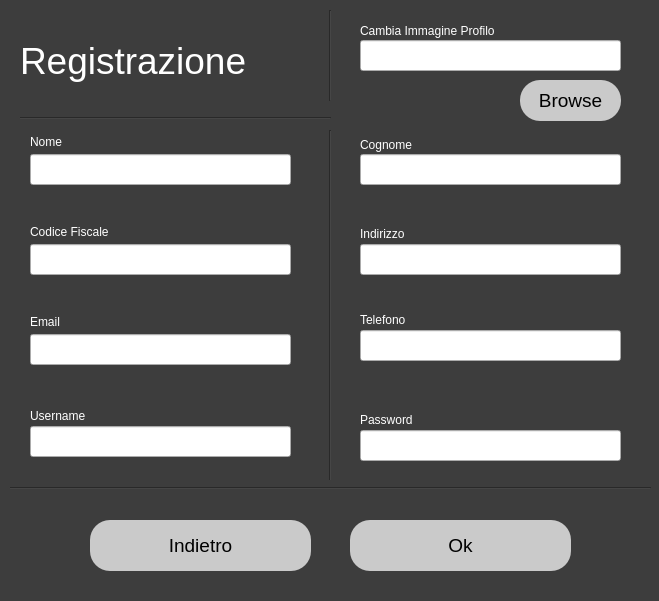
<?xml version="1.0" encoding="UTF-8"?>
<ui version="4.0">
 <class>Dialog</class>
 <widget class="QDialog" name="Dialog">
  <property name="geometry">
   <rect>
    <x>0</x>
    <y>0</y>
    <width>659</width>
    <height>601</height>
   </rect>
  </property>
  <property name="windowTitle">
   <string>Dialog</string>
  </property>
  <property name="styleSheet">
   <string notr="true">QDialog#Dialog{
background-color: rgb(61, 61, 61);}</string>
  </property>
  <widget class="QLabel" name="label">
   <property name="geometry">
    <rect>
     <x>20</x>
     <y>20</y>
     <width>291</width>
     <height>81</height>
    </rect>
   </property>
   <property name="styleSheet">
    <string notr="true">color: rgb(255, 255, 255); font-size:28pt</string>
   </property>
   <property name="text">
    <string>Registrazione</string>
   </property>
  </widget>
  <widget class="QLabel" name="label_5">
   <property name="geometry">
    <rect>
     <x>30</x>
     <y>134</y>
     <width>71</width>
     <height>16</height>
    </rect>
   </property>
   <property name="styleSheet">
    <string notr="true">font: 12pt &quot;MS Shell Dlg 2&quot;;
color: rgb(255, 255, 255);</string>
   </property>
   <property name="text">
    <string>Nome</string>
   </property>
  </widget>
  <widget class="QLineEdit" name="nome_field">
   <property name="geometry">
    <rect>
     <x>30</x>
     <y>154</y>
     <width>261</width>
     <height>31</height>
    </rect>
   </property>
   <property name="styleSheet">
    <string notr="true">color: rgb(0, 0, 0);
font: 11pt &quot;MS Shell Dlg 2&quot;;</string>
   </property>
  </widget>
  <widget class="QLabel" name="label_6">
   <property name="geometry">
    <rect>
     <x>360</x>
     <y>134</y>
     <width>101</width>
     <height>21</height>
    </rect>
   </property>
   <property name="styleSheet">
    <string notr="true">font: 12pt &quot;MS Shell Dlg 2&quot;;
color: rgb(255, 255, 255);</string>
   </property>
   <property name="text">
    <string>Cognome</string>
   </property>
  </widget>
  <widget class="QLineEdit" name="cognome_field">
   <property name="geometry">
    <rect>
     <x>360</x>
     <y>154</y>
     <width>261</width>
     <height>31</height>
    </rect>
   </property>
   <property name="styleSheet">
    <string notr="true">color: rgb(0, 0, 0);
font: 11pt &quot;MS Shell Dlg 2&quot;;</string>
   </property>
  </widget>
  <widget class="QLabel" name="label_7">
   <property name="geometry">
    <rect>
     <x>30</x>
     <y>224</y>
     <width>161</width>
     <height>16</height>
    </rect>
   </property>
   <property name="styleSheet">
    <string notr="true">font: 12pt &quot;MS Shell Dlg 2&quot;;
color: rgb(255, 255, 255);</string>
   </property>
   <property name="text">
    <string>Codice Fiscale</string>
   </property>
  </widget>
  <widget class="QLabel" name="label_8">
   <property name="geometry">
    <rect>
     <x>360</x>
     <y>224</y>
     <width>81</width>
     <height>20</height>
    </rect>
   </property>
   <property name="styleSheet">
    <string notr="true">font: 12pt &quot;MS Shell Dlg 2&quot;;
color: rgb(255, 255, 255);</string>
   </property>
   <property name="text">
    <string>Indirizzo</string>
   </property>
  </widget>
  <widget class="QLineEdit" name="codice_fiscale_field">
   <property name="geometry">
    <rect>
     <x>30</x>
     <y>244</y>
     <width>261</width>
     <height>31</height>
    </rect>
   </property>
   <property name="styleSheet">
    <string notr="true">color: rgb(0, 0, 0); font: 11pt &quot;MS Shell Dlg 2&quot;;</string>
   </property>
  </widget>
  <widget class="QLineEdit" name="indirizzo_field">
   <property name="geometry">
    <rect>
     <x>360</x>
     <y>244</y>
     <width>261</width>
     <height>31</height>
    </rect>
   </property>
   <property name="styleSheet">
    <string notr="true">color: rgb(0, 0, 0);
font: 11pt &quot;MS Shell Dlg 2&quot;;</string>
   </property>
  </widget>
  <widget class="QLabel" name="label_9">
   <property name="geometry">
    <rect>
     <x>360</x>
     <y>310</y>
     <width>81</width>
     <height>20</height>
    </rect>
   </property>
   <property name="styleSheet">
    <string notr="true">font: 12pt &quot;MS Shell Dlg 2&quot;;
color: rgb(255, 255, 255);</string>
   </property>
   <property name="text">
    <string>Telefono</string>
   </property>
  </widget>
  <widget class="QLabel" name="label_10">
   <property name="geometry">
    <rect>
     <x>30</x>
     <y>314</y>
     <width>111</width>
     <height>16</height>
    </rect>
   </property>
   <property name="styleSheet">
    <string notr="true">font: 12pt &quot;MS Shell Dlg 2&quot;;
color: rgb(255, 255, 255);</string>
   </property>
   <property name="text">
    <string>Email</string>
   </property>
  </widget>
  <widget class="QLineEdit" name="email_field">
   <property name="geometry">
    <rect>
     <x>30</x>
     <y>334</y>
     <width>261</width>
     <height>31</height>
    </rect>
   </property>
   <property name="styleSheet">
    <string notr="true">color: rgb(0, 0, 0);
font: 11pt &quot;MS Shell Dlg 2&quot;;</string>
   </property>
  </widget>
  <widget class="QLineEdit" name="telefono_field">
   <property name="geometry">
    <rect>
     <x>360</x>
     <y>330</y>
     <width>261</width>
     <height>31</height>
    </rect>
   </property>
   <property name="styleSheet">
    <string notr="true">color: rgb(0, 0, 0);
font: 11pt &quot;MS Shell Dlg 2&quot;;</string>
   </property>
  </widget>
  <widget class="QPushButton" name="ok_button">
   <property name="geometry">
    <rect>
     <x>350</x>
     <y>520</y>
     <width>221</width>
     <height>51</height>
    </rect>
   </property>
   <property name="cursor">
    <cursorShape>PointingHandCursor</cursorShape>
   </property>
   <property name="styleSheet">
    <string notr="true">border-radius:20px; 
 background-color: rgb(202, 202, 202);
font-size:14pt;</string>
   </property>
   <property name="text">
    <string>Ok</string>
   </property>
  </widget>
  <widget class="QPushButton" name="back_button">
   <property name="geometry">
    <rect>
     <x>90</x>
     <y>520</y>
     <width>221</width>
     <height>51</height>
    </rect>
   </property>
   <property name="cursor">
    <cursorShape>PointingHandCursor</cursorShape>
   </property>
   <property name="styleSheet">
    <string notr="true">border-radius:20px; 
 background-color: rgb(202, 202, 202);
font-size:14pt;</string>
   </property>
   <property name="text">
    <string>Indietro</string>
   </property>
  </widget>
  <widget class="Line" name="line">
   <property name="geometry">
    <rect>
     <x>320</x>
     <y>130</y>
     <width>20</width>
     <height>351</height>
    </rect>
   </property>
   <property name="styleSheet">
    <string notr="true">background-color: rgb(61, 61, 61);</string>
   </property>
   <property name="orientation">
    <enum>Qt::Vertical</enum>
   </property>
  </widget>
  <widget class="Line" name="line_2">
   <property name="geometry">
    <rect>
     <x>20</x>
     <y>110</y>
     <width>311</width>
     <height>16</height>
    </rect>
   </property>
   <property name="styleSheet">
    <string notr="true">background-color: rgb(61, 61, 61);</string>
   </property>
   <property name="orientation">
    <enum>Qt::Horizontal</enum>
   </property>
  </widget>
  <widget class="Line" name="line_3">
   <property name="geometry">
    <rect>
     <x>10</x>
     <y>480</y>
     <width>641</width>
     <height>16</height>
    </rect>
   </property>
   <property name="styleSheet">
    <string notr="true">background-color: rgb(61, 61, 61);</string>
   </property>
   <property name="orientation">
    <enum>Qt::Horizontal</enum>
   </property>
  </widget>
  <widget class="QLabel" name="label_12">
   <property name="geometry">
    <rect>
     <x>30</x>
     <y>406</y>
     <width>121</width>
     <height>20</height>
    </rect>
   </property>
   <property name="styleSheet">
    <string notr="true">font: 12pt &quot;MS Shell Dlg 2&quot;;
color: rgb(255, 255, 255);</string>
   </property>
   <property name="text">
    <string>Username</string>
   </property>
  </widget>
  <widget class="QLineEdit" name="username_field">
   <property name="geometry">
    <rect>
     <x>30</x>
     <y>426</y>
     <width>261</width>
     <height>31</height>
    </rect>
   </property>
   <property name="styleSheet">
    <string notr="true">color: rgb(0, 0, 0);
font: 11pt &quot;MS Shell Dlg 2&quot;;</string>
   </property>
  </widget>
  <widget class="QLabel" name="label_13">
   <property name="geometry">
    <rect>
     <x>360</x>
     <y>410</y>
     <width>111</width>
     <height>20</height>
    </rect>
   </property>
   <property name="styleSheet">
    <string notr="true">font: 12pt &quot;MS Shell Dlg 2&quot;;
color: rgb(255, 255, 255);</string>
   </property>
   <property name="text">
    <string>Password</string>
   </property>
  </widget>
  <widget class="QLineEdit" name="password_field">
   <property name="geometry">
    <rect>
     <x>360</x>
     <y>430</y>
     <width>261</width>
     <height>31</height>
    </rect>
   </property>
   <property name="styleSheet">
    <string notr="true">color: rgb(0, 0, 0);
font: 11pt &quot;MS Shell Dlg 2&quot;;</string>
   </property>
  </widget>
  <widget class="Line" name="line_4">
   <property name="geometry">
    <rect>
     <x>320</x>
     <y>10</y>
     <width>20</width>
     <height>91</height>
    </rect>
   </property>
   <property name="styleSheet">
    <string notr="true">background-color: rgb(61, 61, 61);</string>
   </property>
   <property name="orientation">
    <enum>Qt::Vertical</enum>
   </property>
  </widget>
  <widget class="QLineEdit" name="immagine_profilo_field">
   <property name="geometry">
    <rect>
     <x>360</x>
     <y>40</y>
     <width>261</width>
     <height>31</height>
    </rect>
   </property>
   <property name="styleSheet">
    <string notr="true">color: rgb(0, 0, 0);
font: 11pt &quot;MS Shell Dlg 2&quot;;</string>
   </property>
   <property name="text">
    <string/>
   </property>
   <property name="readOnly">
    <bool>true</bool>
   </property>
  </widget>
  <widget class="QLabel" name="label_14">
   <property name="geometry">
    <rect>
     <x>360</x>
     <y>20</y>
     <width>241</width>
     <height>21</height>
    </rect>
   </property>
   <property name="styleSheet">
    <string notr="true">font: 12pt &quot;MS Shell Dlg 2&quot;;
color: rgb(255, 255, 255);</string>
   </property>
   <property name="text">
    <string>Cambia Immagine Profilo</string>
   </property>
  </widget>
  <widget class="QPushButton" name="browse_button">
   <property name="geometry">
    <rect>
     <x>520</x>
     <y>80</y>
     <width>101</width>
     <height>41</height>
    </rect>
   </property>
   <property name="cursor">
    <cursorShape>PointingHandCursor</cursorShape>
   </property>
   <property name="styleSheet">
    <string notr="true">border-radius:20px; 
 background-color: rgb(202, 202, 202);
font-size:14pt;</string>
   </property>
   <property name="text">
    <string>Browse</string>
   </property>
  </widget>
 </widget>
 <resources/>
 <connections/>
</ui>
